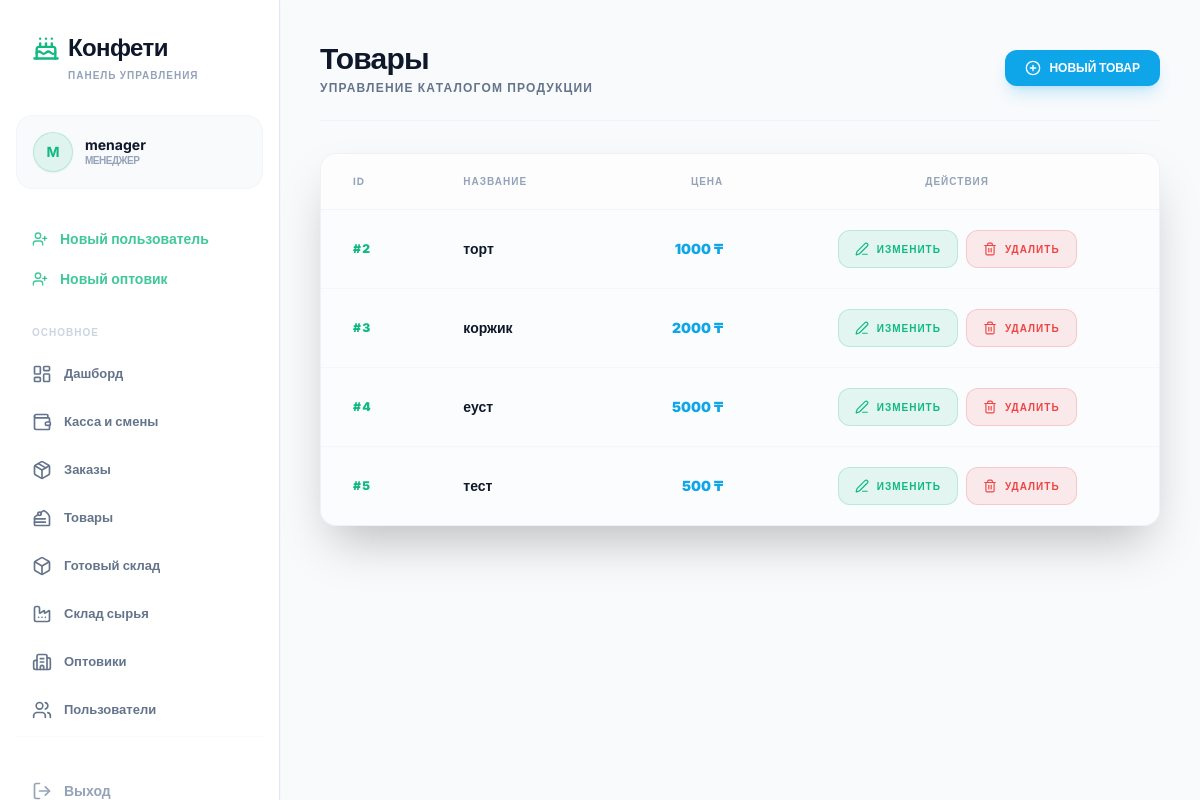
The page /manager/products/ (signed in) on the database its author committed.
### core/models.py (models this page shows, shortened)
class User(AbstractUser):
    ROLE_CHOICES = (
        ('admin', 'Администратор'),
        ('manager', 'Менеджер'),
        ('worker', 'Рабочий'),
        ('wholesaler', 'Оптовик'),
    )
    role = models.CharField(max_length=20, choices=ROLE_CHOICES, default='worker', verbose_name='Роль')
    custom_role = models.ForeignKey(CustomRole, on_delete=models.SET_NULL, null=True, blank=True, verbose_name='Индивидуальная роль')
    created_by = models.ForeignKey('self', on_delete=models.SET_NULL, null=True, blank=True, verbose_name='Создан пользователем')
    class Meta:
        verbose_name = 'Пользователь'
        verbose_name_plural = 'Пользователи'

class Product(models.Model):
    name = models.CharField(max_length=200, verbose_name='Название')
    price = models.DecimalField(max_digits=12, decimal_places=0, verbose_name='Цена (₸)')
    stock_quantity = models.PositiveIntegerField(default=0, verbose_name='На готовом складе (шт)')
    class Meta:
        verbose_name = 'Товар'
        verbose_name_plural = 'Товары'

### core/views.py (the view)
# urls.py: path('manager/products/', views.manager_products, name='manager_products'),
@login_required
def manager_products(request):
    if request.user.role not in ['admin', 'manager']:
        return redirect('role_redirect')
    products = Product.objects.all()
    return render(request, 'manager_products.html', {'products': products})

### core/templates/manager_products.html (shortened to what this page needs)
{% extends 'base.html' %}
{% block content %}
<div class="space-y-8 animate-in fade-in duration-700">
    <div class="flex items-center justify-between border-b border-cardborder/40 pb-6">
        <div>
            <h2 class="text-3xl font-black tracking-tight text-textmain">Товары</h2>
            <p class="text-xs font-bold text-slate-500 uppercase tracking-widest mt-1">Управление каталогом продукции
            </p>
        </div>
        <a href="{% url 'create_product' %}"
            class="px-5 py-2.5 bg-brandgreen hover:bg-brandgreen/90 text-white rounded-xl shadow-lg shadow-brandgreen/20 transition-all font-black uppercase text-xs flex items-center gap-2">
            <i data-lucide="plus-circle" class="w-4 h-4"></i>
            Новый Товар
        </a>
    </div>
    <div class="bg-cardbg/40 border border-cardborder/50 rounded-2xl shadow-2xl overflow-hidden mt-8">
        <div class="overflow-x-auto w-full">
            <table class="w-full text-left whitespace-nowrap min-w-max">
                <thead>
                    <tr
                        class="border-b border-cardborder/40 bg-sidebar/50 text-[10px] font-black uppercase tracking-widest text-slate-400">
                        <th class="px-8 py-5">ID</th>
                        <th class="px-8 py-5">Название</th>
                        <th class="px-8 py-5 text-right">Цена</th>
                        <th class="px-8 py-5 text-center">Действия</th>
                    </tr>
                </thead>
                <tbody class="divide-y divide-cardborder/30 text-sm">
                    {% for p in products %}
                    <tr class="hover:bg-accent/5 transition-colors group">
                        <td class="px-8 py-5 font-black text-accent text-xs uppercase tracking-widest">#{{ p.id }}
                        </td>
                        <td class="px-8 py-5 text-textmain font-bold">{{ p.name }}</td>
                        <td class="px-8 py-5 text-right text-brandgreen font-black">{{ p.price }} ₸</td>
                        <td class="px-8 py-5 text-center flex items-center justify-center gap-2">
                            <a href="{% url 'edit_product' p.id %}"
                                class="px-4 py-2 bg-accent/10 text-accent hover:bg-accent hover:text-white rounded-xl transition-all text-[10px] font-black uppercase tracking-widest flex items-center justify-center gap-2 border border-accent/20 hover:border-transparent">
                                <i data-lucide="edit-3" class="w-3.5 h-3.5"></i>
                                Изменить
                            </a>
                            <a href="{% url 'delete_product' p.id %}"
                                onclick="return confirm('Вы уверены, что хотите удалить товар &quot;{{ p.name }}&quot;? Это также удалит его рецепт.')"
                                class="px-4 py-2 bg-brandred/10 text-brandred hover:bg-brandred hover:text-white rounded-xl transition-all text-[10px] font-black uppercase tracking-widest flex items-center justify-center gap-2 border border-brandred/20 hover:border-transparent">
                                <i data-lucide="trash-2" class="w-3.5 h-3.5"></i>
                                Удалить
                            </a>
                        </td>
                    </tr>
                    {% endfor %}
                </tbody>
            </table>
        </div>
    </div>
</div>
{% endblock %}

### core/templates/base.html (shortened to what this page needs)
<!DOCTYPE html>
<html lang="ru">
<head>
<script src="https://cdn.tailwindcss.com"></script>
</head>
<body class="flex h-screen overflow-hidden text-textmain antialiased bg-bgmain">
<aside id="sidebar" class="w-[280px] bg-sidebar hidden lg:flex flex-col h-full shrink-0 border-r border-cardborder shadow-sm transition-all duration-300">
<div class="p-8">
<h1 class="text-2xl font-black tracking-tight flex items-center gap-2"><i data-lucide="cake" class="text-accent w-7 h-7"></i><span class="text-slate-900">Конфети</span></h1>
<p class="text-[10px] uppercase font-bold text-slate-400 mt-1 tracking-widest pl-9">Панель управления</p>
</div>
<nav class="flex-1 px-4 space-y-1 overflow-y-auto">
{% if user.is_authenticated %}
<div class="mb-8 px-4 py-4 bg-slate-50 rounded-2xl border border-slate-100 group transition-all">
<div class="flex items-center gap-3">
<div class="w-10 h-10 rounded-full bg-accent/10 flex items-center justify-center text-accent font-bold border border-accent/20 text-sm shadow-sm">{{ user.username|first|upper }}</div>
<div class="flex-1 min-w-0">
<p class="text-sm font-bold truncate text-slate-900 leading-tight">{% if user.first_name %}{{ user.first_name }} {{ user.last_name }}{% else %}{{ user.username }}{% endif %}</p>
<p class="text-[10px] font-bold text-slate-400 uppercase tracking-tighter">{% if user.role == "admin" %}Администратор{% elif user.role == "manager" %}Менеджер{% elif user.role == "worker" %}Рабочий{% elif user.role == "wholesaler" %}Оптовик{% else %}{{ user.role }}{% endif %}</p>
</div>
</div>
</div>
{% if user.role == "admin" or user.role == "manager" %}
{% if not user.custom_role or user.custom_role.can_view_users %}
<a href="{% url 'create_worker' %}" class="flex items-center gap-3 px-4 py-2 text-accent/80 hover:text-accent font-bold transition-all group"><i data-lucide="user-plus" class="w-4 h-4"></i><span class="text-sm">Новый пользователь</span></a>
{% endif %}
{% if not user.custom_role or user.custom_role.can_view_wholesalers %}
<a href="{% url 'create_wholesaler' %}" class="flex items-center gap-3 px-4 py-2 text-accent/80 hover:text-accent font-bold transition-all group"><i data-lucide="user-plus" class="w-4 h-4"></i><span class="text-sm">Новый оптовик</span></a>
{% endif %}
<div class="pt-6 pb-2 px-4">
<p class="text-[10px] uppercase font-bold text-slate-300 tracking-widest">Основное</p>
</div>
<a href="{% url 'manager_dashboard' %}" class="flex items-center gap-3 px-4 py-3 rounded-xl text-slate-500 hover:bg-slate-50 transition-all group {% if 'dashboard' in request.path %}active-nav-item shadow-sm{% endif %}"><i data-lucide="layout-dashboard" class="w-5 h-5"></i><span class="text-[13px] font-bold">Дашборд</span></a>
{% if not user.custom_role or user.custom_role.can_view_cash %}
<a href="{% url 'cash_history' %}" class="flex items-center gap-3 px-4 py-3 rounded-xl text-slate-500 hover:bg-slate-50 transition-all group"><i data-lucide="wallet" class="w-5 h-5"></i><span class="text-[13px] font-bold">Касса и смены</span></a>
{% endif %}
{% if not user.custom_role or user.custom_role.can_view_orders %}
<a href="{% url 'manager_orders' %}" class="flex items-center gap-3 px-4 py-3 rounded-xl text-slate-500 hover:bg-slate-50 transition-all group"><i data-lucide="package" class="w-5 h-5"></i><span class="text-[13px] font-bold">Заказы</span></a>
{% endif %}
{% if not user.custom_role or user.custom_role.can_view_products %}
<a href="{% url 'manager_products' %}" class="flex items-center gap-3 px-4 py-3 rounded-xl text-slate-500 hover:bg-slate-50 transition-all group"><i data-lucide="cake-slice" class="w-5 h-5"></i><span class="text-[13px] font-bold">Товары</span></a>
{% endif %}
{% if not user.custom_role or user.custom_role.can_view_ready_stock %}
<a href="{% url 'manager_ready_stock' %}" class="flex items-center gap-3 px-4 py-3 rounded-xl text-slate-500 hover:bg-slate-50 transition-all group {% if request.path == '/manager/ready-stock/' %}bg-slate-50 font-bold{% endif %}"><i data-lucide="box" class="w-5 h-5"></i><span class="text-[13px] font-bold">Готовый склад</span></a>
{% endif %}
{% if not user.custom_role or user.custom_role.can_view_ingredients %}
<a href="{% url 'manager_ingredients' %}" class="flex items-center gap-3 px-4 py-3 rounded-xl text-slate-500 hover:bg-slate-50 transition-all group"><i data-lucide="factory" class="w-5 h-5"></i><span class="text-[13px] font-bold">Склад сырья</span></a>
{% endif %}
{% if not user.custom_role or user.custom_role.can_view_wholesalers %}
<a href="{% url 'manager_wholesalers' %}" class="flex items-center gap-3 px-4 py-3 rounded-xl text-slate-500 hover:bg-slate-50 transition-all group {% if request.path == '/manager/wholesalers/' %}bg-slate-50 font-bold{% endif %}"><i data-lucide="building-2" class="w-5 h-5"></i><span class="text-[13px] font-bold">Оптовики</span></a>
{% endif %}
{% if not user.custom_role or user.custom_role.can_view_users or user.custom_role.can_view_workers or user.custom_role.can_view_staff %}
<a href="{% url 'manager_workers' %}" class="flex items-center gap-3 px-4 py-3 rounded-xl text-slate-500 hover:bg-slate-50 transition-all group {% if request.path == '/manager/workers/' %}bg-slate-50 font-bold{% endif %}"><i data-lucide="users" class="w-5 h-5"></i>
<span class="text-[13px] font-bold">
{% if not user.custom_role or user.custom_role.can_view_users %}
Пользователи
{% elif user.custom_role.can_view_workers and not user.custom_role.can_view_staff %}
Рабочие
{% elif user.custom_role.can_view_staff %}
Сотрудники
{% else %}
Пользователи
{% endif %}
</span>
</a>
{% endif %}
{% endif %}
<div class="mt-auto pt-8 border-t border-slate-50">
<form action="{% url 'logout' %}" method="post">
<button type="submit" class="w-full flex items-center gap-3 px-4 py-3 rounded-xl text-slate-400 hover:text-slate-900 transition-all group"><i data-lucide="log-out" class="w-5 h-5"></i><span class="text-sm font-bold">Выход</span></button>
</form>
</div>
{% else %}
<a href="{% url 'login' %}" class="flex items-center gap-3 px-4 py-3 rounded-xl text-accent hover:bg-accent/5 font-bold"><i data-lucide="log-in" class="w-5 h-5"></i><span class="text-sm">Войти</span></a>
{% endif %}
</nav>
</aside>
<main class="flex-1 flex flex-col h-full w-full overflow-hidden">
<div id="mainScrollArea" class="flex-1 p-6 md:p-10 w-full max-w-[1400px] mx-auto overflow-y-auto">
{% block content %}{% endblock %}
</div>
</main>
</body>
</html>

### core/templates/base.html (style rules this page uses)
body { background-color: #f8fafc; color: #0f172a; font-family: 'Inter', sans-serif; }

### rows shown on the page
User: username|first "M", username "menager"
Product: id "2", name "торт", price "1000"
Product: id "3", name "коржик", price "2000"
Product: id "4", name "еуст", price "5000"
Product: id "5", name "тест", price "500"
